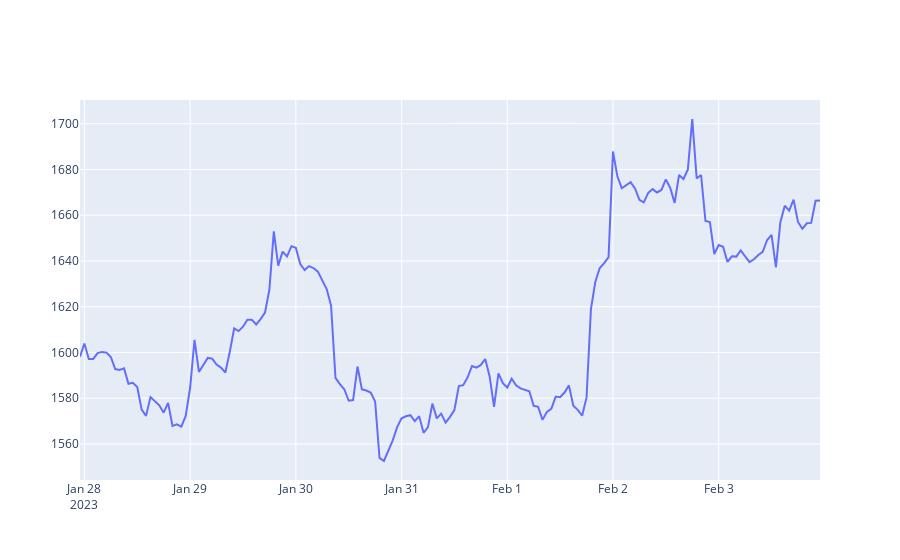
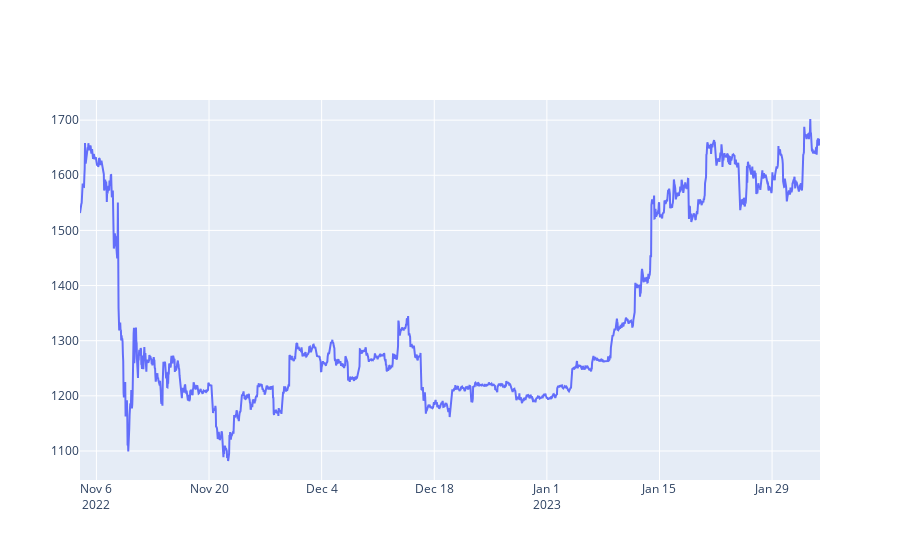

Notebook code cell kept with these figures, in order:
### Code cell
from plotly.offline import init_notebook_mode, iplot
init_notebook_mode(connected=True)

def getLine(df_input):
    x = df_input.index
    y = df_input.values
    fig = go.Figure(data=go.Scatter(x = x, y = y))
    fig.show()
    
#------------------------------------------------

#( getLine(getRates('ETH-USD',  '1d',  '1h')) )
( getLine(getRates('ETH-USD',  '1wk',  '1h')) )
( getLine(getRates('ETH-USD',  '3mo',  '1h')) )
#( getLine(getRates('ETH-USD',  '3y',  '1d')) )

### Figure 1 — Plotly figure (JSON) as saved in the notebook; plotly's stock layout.template omitted (floating-point values rounded to 4 significant figures; data arrays with more than 128 entries replaced by an {"elided": "..."} marker saying what was removed)
{"data": [{"x": {"elided": "169 str values"}, "y": {"elided": "169 float values"}, "type": "scatter"}], "layout": {"xaxis": {"type": "date", "range": ["2023-01-27 23:00", "2023-02-03 23:00"], "autorange": true}, "yaxis": {"type": "linear", "range": [1544.0, 1710.0], "autorange": true}, "autosize": true}}

### Figure 2 — Plotly figure (JSON) as saved in the notebook; plotly's stock layout.template omitted (floating-point values rounded to 4 significant figures; data arrays with more than 128 entries replaced by an {"elided": "..."} marker saying what was removed)
{"data": [{"x": {"elided": "2207 str values"}, "y": {"elided": "2207 float values"}, "type": "scatter"}], "layout": {"xaxis": {"type": "date", "range": ["2022-11-03 23:00", "2023-02-03 23:00"], "autorange": true}, "yaxis": {"type": "linear", "range": [1047.0, 1737.0], "autorange": true}, "autosize": true}}
